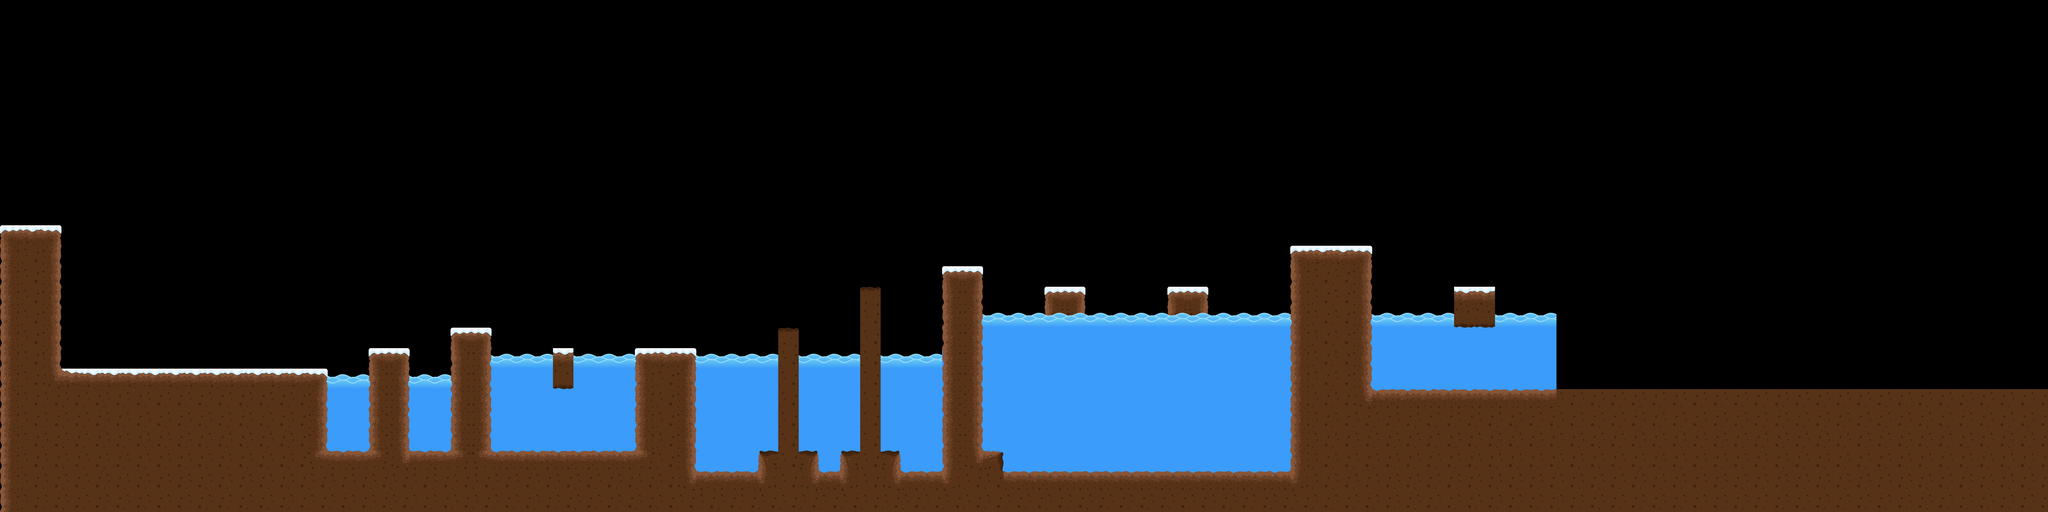

This is a level from a 2D game, rendered from its Tiled map with the project's own tilesets. A one-line summary and the map file follow, with tile-layer data summarised:
An orthogonal 100x25 tile map with 128x128 px tiles, 3 tile layers (background, water, ground), 2 tilesets and 13 objects.

<map version="1.0" orientation="orthogonal" renderorder="right-down" width="100" height="25" tilewidth="128" tileheight="128" backgroundcolor="#000000" nextobjectid="149">
 <tileset firstgid="1" name="tiles1" tilewidth="128" tileheight="128" tilecount="16">
  <image source="tiles_snow1.png" width="512" height="512" />
 </tileset>
 <tileset firstgid="17" name="tiles2" tilewidth="128" tileheight="93" tilecount="4">
  <image source="tiles_snow2.png" width="128" height="378" />
 </tileset>
 <layer name="background" width="100" height="25">
  <data>[2500 cells, 4 non-empty, 2 distinct tile ids]</data>
 </layer>
 <layer name="water" width="100" height="25">
  <data>[2500 cells, 418 non-empty, 2 distinct tile ids]</data>
 </layer>
 <layer name="ground" width="100" height="25">
  <data>[2500 cells, 583 non-empty, 12 distinct tile ids]</data>
 </layer>
 <objectgroup name="solid">
  <object id="97" x="0" y="2304" width="2048" height="128" />
  <object id="98" x="2304" y="2176" width="256" height="256" />
  <object id="99" x="2816" y="2048" width="256" height="384" />
  <object id="100" x="3456" y="2176" width="128" height="256" />
  <object id="102" x="3968" y="2176" width="384" height="256" />
  <object id="103" x="4864" y="2048" width="128" height="384" />
  <object id="104" x="5376" y="1792" width="128" height="640" />
  <object id="105" x="5888" y="1664" width="256" height="768" />
  <object id="106" x="6528" y="1792" width="256" height="256" />
  <object id="107" x="7296" y="1792" width="256" height="256" />
  <object id="108" x="8064" y="1536" width="512" height="896" />
  <object id="128" x="0" y="1408" width="384" height="896" />
  <object id="129" x="9088" y="1792" width="256" height="256" />
 </objectgroup>
</map>